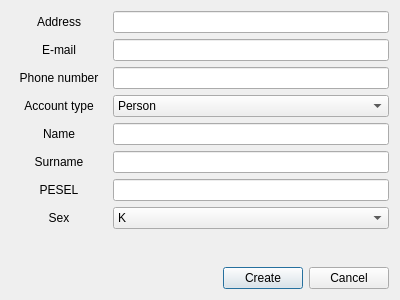
<?xml version="1.0" encoding="UTF-8"?>
<ui version="4.0">
 <class>ClientDialog</class>
 <widget class="QDialog" name="ClientDialog">
  <property name="geometry">
   <rect>
    <x>0</x>
    <y>0</y>
    <width>400</width>
    <height>300</height>
   </rect>
  </property>
  <property name="sizePolicy">
   <sizepolicy hsizetype="Fixed" vsizetype="Fixed">
    <horstretch>0</horstretch>
    <verstretch>0</verstretch>
   </sizepolicy>
  </property>
  <property name="windowTitle">
   <string>Add client...</string>
  </property>
  <layout class="QVBoxLayout" name="verticalLayout">
   <item>
    <layout class="QFormLayout" name="main_section">
     <property name="labelAlignment">
      <set>Qt::AlignCenter</set>
     </property>
     <item row="0" column="0">
      <widget class="QLabel" name="address_label">
       <property name="minimumSize">
        <size>
         <width>96</width>
         <height>0</height>
        </size>
       </property>
       <property name="text">
        <string>Address</string>
       </property>
       <property name="alignment">
        <set>Qt::AlignCenter</set>
       </property>
      </widget>
     </item>
     <item row="0" column="1">
      <widget class="QLineEdit" name="address_line_edit"/>
     </item>
     <item row="1" column="1">
      <widget class="QLineEdit" name="email_line_edit"/>
     </item>
     <item row="2" column="1">
      <widget class="QLineEdit" name="phone_line_edit"/>
     </item>
     <item row="3" column="1">
      <widget class="QComboBox" name="selector_combo_box">
       <item>
        <property name="text">
         <string>Person</string>
        </property>
       </item>
       <item>
        <property name="text">
         <string>Company</string>
        </property>
       </item>
      </widget>
     </item>
     <item row="1" column="0">
      <widget class="QLabel" name="email_label">
       <property name="minimumSize">
        <size>
         <width>96</width>
         <height>0</height>
        </size>
       </property>
       <property name="text">
        <string>E-mail</string>
       </property>
       <property name="alignment">
        <set>Qt::AlignCenter</set>
       </property>
      </widget>
     </item>
     <item row="2" column="0">
      <widget class="QLabel" name="phone_label">
       <property name="minimumSize">
        <size>
         <width>96</width>
         <height>0</height>
        </size>
       </property>
       <property name="text">
        <string>Phone number</string>
       </property>
       <property name="alignment">
        <set>Qt::AlignCenter</set>
       </property>
      </widget>
     </item>
     <item row="3" column="0">
      <widget class="QLabel" name="selector_label">
       <property name="minimumSize">
        <size>
         <width>96</width>
         <height>0</height>
        </size>
       </property>
       <property name="text">
        <string>Account type</string>
       </property>
       <property name="alignment">
        <set>Qt::AlignCenter</set>
       </property>
      </widget>
     </item>
    </layout>
   </item>
   <item>
    <widget class="QStackedWidget" name="additional_data_stack">
     <property name="currentIndex">
      <number>0</number>
     </property>
     <widget class="QWidget" name="person_page">
      <layout class="QVBoxLayout" name="verticalLayout_2">
       <property name="leftMargin">
        <number>0</number>
       </property>
       <property name="topMargin">
        <number>0</number>
       </property>
       <property name="rightMargin">
        <number>0</number>
       </property>
       <property name="bottomMargin">
        <number>0</number>
       </property>
       <item>
        <layout class="QFormLayout" name="formLayout">
         <property name="labelAlignment">
          <set>Qt::AlignCenter</set>
         </property>
         <item row="0" column="0">
          <widget class="QLabel" name="label">
           <property name="minimumSize">
            <size>
             <width>96</width>
             <height>0</height>
            </size>
           </property>
           <property name="text">
            <string>Name</string>
           </property>
           <property name="alignment">
            <set>Qt::AlignCenter</set>
           </property>
          </widget>
         </item>
         <item row="1" column="0">
          <widget class="QLabel" name="label_2">
           <property name="minimumSize">
            <size>
             <width>96</width>
             <height>0</height>
            </size>
           </property>
           <property name="text">
            <string>Surname</string>
           </property>
           <property name="alignment">
            <set>Qt::AlignCenter</set>
           </property>
          </widget>
         </item>
         <item row="2" column="0">
          <widget class="QLabel" name="label_3">
           <property name="minimumSize">
            <size>
             <width>96</width>
             <height>0</height>
            </size>
           </property>
           <property name="text">
            <string>PESEL</string>
           </property>
           <property name="alignment">
            <set>Qt::AlignCenter</set>
           </property>
          </widget>
         </item>
         <item row="3" column="0">
          <widget class="QLabel" name="label_4">
           <property name="minimumSize">
            <size>
             <width>96</width>
             <height>0</height>
            </size>
           </property>
           <property name="text">
            <string>Sex</string>
           </property>
           <property name="alignment">
            <set>Qt::AlignCenter</set>
           </property>
          </widget>
         </item>
         <item row="0" column="1">
          <widget class="QLineEdit" name="lineEdit"/>
         </item>
         <item row="1" column="1">
          <widget class="QLineEdit" name="lineEdit_2"/>
         </item>
         <item row="2" column="1">
          <widget class="QLineEdit" name="lineEdit_3"/>
         </item>
         <item row="3" column="1">
          <widget class="QComboBox" name="comboBox">
           <item>
            <property name="text">
             <string>K</string>
            </property>
           </item>
           <item>
            <property name="text">
             <string>M</string>
            </property>
           </item>
          </widget>
         </item>
        </layout>
       </item>
      </layout>
     </widget>
     <widget class="QWidget" name="company_page">
      <layout class="QVBoxLayout" name="verticalLayout_3">
       <property name="leftMargin">
        <number>0</number>
       </property>
       <property name="topMargin">
        <number>0</number>
       </property>
       <property name="rightMargin">
        <number>0</number>
       </property>
       <property name="bottomMargin">
        <number>0</number>
       </property>
       <item>
        <layout class="QFormLayout" name="formLayout_2">
         <property name="labelAlignment">
          <set>Qt::AlignCenter</set>
         </property>
         <item row="0" column="0">
          <widget class="QLabel" name="label_5">
           <property name="minimumSize">
            <size>
             <width>96</width>
             <height>0</height>
            </size>
           </property>
           <property name="text">
            <string>Name</string>
           </property>
           <property name="alignment">
            <set>Qt::AlignCenter</set>
           </property>
          </widget>
         </item>
         <item row="1" column="0">
          <widget class="QLabel" name="label_6">
           <property name="minimumSize">
            <size>
             <width>96</width>
             <height>0</height>
            </size>
           </property>
           <property name="text">
            <string>NIP</string>
           </property>
           <property name="alignment">
            <set>Qt::AlignCenter</set>
           </property>
          </widget>
         </item>
         <item row="0" column="1">
          <widget class="QLineEdit" name="lineEdit_4"/>
         </item>
         <item row="1" column="1">
          <widget class="QLineEdit" name="lineEdit_5"/>
         </item>
        </layout>
       </item>
      </layout>
     </widget>
    </widget>
   </item>
   <item>
    <layout class="QHBoxLayout" name="button_section">
     <item>
      <spacer name="button_spacer">
       <property name="orientation">
        <enum>Qt::Horizontal</enum>
       </property>
       <property name="sizeHint" stdset="0">
        <size>
         <width>40</width>
         <height>20</height>
        </size>
       </property>
      </spacer>
     </item>
     <item>
      <widget class="QPushButton" name="create_button">
       <property name="text">
        <string>Create</string>
       </property>
      </widget>
     </item>
     <item>
      <widget class="QPushButton" name="cancel_button">
       <property name="text">
        <string>Cancel</string>
       </property>
      </widget>
     </item>
    </layout>
   </item>
  </layout>
 </widget>
 <resources/>
 <connections>
  <connection>
   <sender>cancel_button</sender>
   <signal>clicked()</signal>
   <receiver>ClientDialog</receiver>
   <slot>reject()</slot>
   <hints>
    <hint type="sourcelabel">
     <x>362</x>
     <y>278</y>
    </hint>
    <hint type="destinationlabel">
     <x>399</x>
     <y>299</y>
    </hint>
   </hints>
  </connection>
  <connection>
   <sender>selector_combo_box</sender>
   <signal>currentIndexChanged(int)</signal>
   <receiver>additional_data_stack</receiver>
   <slot>setCurrentIndex(int)</slot>
   <hints>
    <hint type="sourcelabel">
     <x>295</x>
     <y>114</y>
    </hint>
    <hint type="destinationlabel">
     <x>386</x>
     <y>134</y>
    </hint>
   </hints>
  </connection>
 </connections>
</ui>
